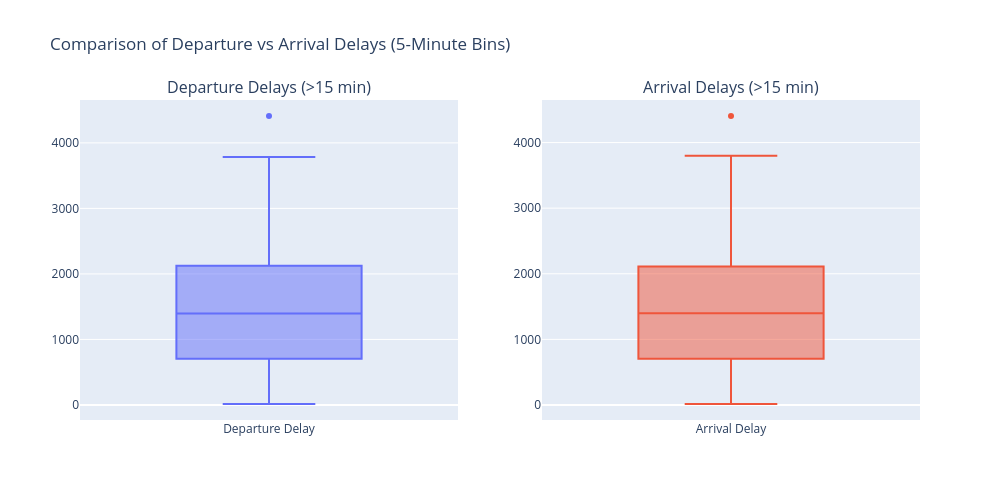

The code cell stored with this chart in its notebook:
### Code cell
from plotly.subplots import make_subplots
import plotly.graph_objects as go

# Convert PySpark grouped results to Pandas
dep_pdf = dep_delay_hist.toPandas()
arr_pdf = arr_delay_hist.toPandas()

fig = make_subplots(
    rows=1, cols=2,
    subplot_titles=("Departure Delays (>15 min)", "Arrival Delays (>15 min)")
)

fig.add_trace(
    go.Box(
        y=dep_pdf["DepDelayBin"],
        name="Departure Delay",
        boxpoints="outliers"  # show outliers
    ),
    row=1, col=1
)

# Arrival Delay box plot
fig.add_trace(
    go.Box(
        y=arr_pdf["ArrDelayBin"],
        name="Arrival Delay",
        boxpoints="outliers"
    ),
    row=1, col=2
)


fig.update_layout(
    title_text="Comparison of Departure vs Arrival Delays (5-Minute Bins)",
    showlegend=False,
    height=500,
    width=1000
)

# Focus y-axis range
# fig.update_yaxes(range=[0, 500], title_text="Delay (minutes)", row=1, col=1)

# fig.update_yaxes(range=[0, 500], title_text="Delay (minutes)", row=1, col=2)

fig.show()

### Figure 1 — Plotly figure (JSON) as saved in the notebook; plotly's stock layout.template omitted (floating-point values rounded to 4 significant figures; data arrays with more than 128 entries replaced by an {"elided": "..."} marker saying what was removed)
{"data": [{"boxpoints": "outliers", "name": "Departure Delay", "type": "box", "xaxis": "x", "y": {"elided": "553 int values"}, "yaxis": "y"}, {"boxpoints": "outliers", "name": "Arrival Delay", "type": "box", "xaxis": "x2", "y": {"elided": "554 int values"}, "yaxis": "y2"}], "layout": {"annotations": [{"font": {"size": 16}, "showarrow": false, "text": "Departure Delays (>15 min)", "x": 0.225, "xanchor": "center", "xref": "paper", "y": 1, "yanchor": "bottom", "yref": "paper"}, {"font": {"size": 16}, "showarrow": false, "text": "Arrival Delays (>15 min)", "x": 0.775, "xanchor": "center", "xref": "paper", "y": 1, "yanchor": "bottom", "yref": "paper"}], "height": 500, "showlegend": false, "title": {"text": "Comparison of Departure vs Arrival Delays (5-Minute Bins)"}, "width": 1000, "xaxis": {"anchor": "y", "domain": [0, 0.45]}, "xaxis2": {"anchor": "y2", "domain": [0.55, 1]}, "yaxis": {"anchor": "x", "domain": [0, 1]}, "yaxis2": {"anchor": "x2", "domain": [0, 1]}}}
